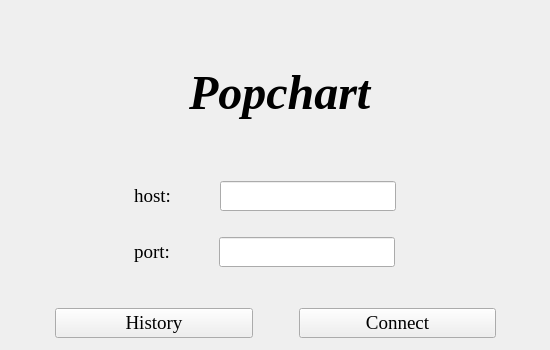
<?xml version="1.0" encoding="UTF-8"?>
<ui version="4.0">
 <class>hostConnsctClass</class>
 <widget class="QWidget" name="hostConnsctClass">
  <property name="geometry">
   <rect>
    <x>0</x>
    <y>0</y>
    <width>550</width>
    <height>350</height>
   </rect>
  </property>
  <property name="sizePolicy">
   <sizepolicy hsizetype="Fixed" vsizetype="Fixed">
    <horstretch>0</horstretch>
    <verstretch>0</verstretch>
   </sizepolicy>
  </property>
  <property name="windowTitle">
   <string>hostConnsct</string>
  </property>
  <layout class="QVBoxLayout" name="verticalLayout">
   <item>
    <layout class="QHBoxLayout" name="horizontalLayout">
     <item>
      <widget class="QLabel" name="label">
       <property name="sizePolicy">
        <sizepolicy hsizetype="Fixed" vsizetype="Preferred">
         <horstretch>0</horstretch>
         <verstretch>0</verstretch>
        </sizepolicy>
       </property>
       <property name="font">
        <font>
         <family>Times New Roman</family>
         <pointsize>36</pointsize>
         <weight>75</weight>
         <italic>true</italic>
         <bold>true</bold>
        </font>
       </property>
       <property name="styleSheet">
        <string notr="true">font{color:rgb(0, 94, 0)};</string>
       </property>
       <property name="text">
        <string> Popchart</string>
       </property>
      </widget>
     </item>
    </layout>
   </item>
   <item>
    <layout class="QHBoxLayout" name="horizontalLayout_3">
     <property name="leftMargin">
      <number>80</number>
     </property>
     <property name="topMargin">
      <number>0</number>
     </property>
     <property name="rightMargin">
      <number>100</number>
     </property>
     <item>
      <widget class="QLabel" name="host">
       <property name="sizePolicy">
        <sizepolicy hsizetype="Fixed" vsizetype="Preferred">
         <horstretch>0</horstretch>
         <verstretch>0</verstretch>
        </sizepolicy>
       </property>
       <property name="font">
        <font>
         <family>Times New Roman</family>
         <pointsize>14</pointsize>
         <weight>50</weight>
         <bold>false</bold>
        </font>
       </property>
       <property name="text">
        <string>host:</string>
       </property>
       <property name="buddy">
        <cstring>hostfield</cstring>
       </property>
      </widget>
     </item>
     <item>
      <widget class="QLineEdit" name="hostfield">
       <property name="sizePolicy">
        <sizepolicy hsizetype="Fixed" vsizetype="Fixed">
         <horstretch>0</horstretch>
         <verstretch>0</verstretch>
        </sizepolicy>
       </property>
       <property name="font">
        <font>
         <family>Times New Roman</family>
         <pointsize>14</pointsize>
        </font>
       </property>
       <property name="alignment">
        <set>Qt::AlignLeading|Qt::AlignLeft|Qt::AlignVCenter</set>
       </property>
      </widget>
     </item>
    </layout>
   </item>
   <item>
    <spacer name="verticalSpacer_2">
     <property name="orientation">
      <enum>Qt::Vertical</enum>
     </property>
     <property name="sizeType">
      <enum>QSizePolicy::Fixed</enum>
     </property>
     <property name="sizeHint" stdset="0">
      <size>
       <width>20</width>
       <height>20</height>
      </size>
     </property>
    </spacer>
   </item>
   <item>
    <layout class="QHBoxLayout" name="horizontalLayout_4">
     <property name="leftMargin">
      <number>80</number>
     </property>
     <property name="topMargin">
      <number>0</number>
     </property>
     <property name="rightMargin">
      <number>100</number>
     </property>
     <property name="bottomMargin">
      <number>0</number>
     </property>
     <item>
      <widget class="QLabel" name="port">
       <property name="sizePolicy">
        <sizepolicy hsizetype="Fixed" vsizetype="Preferred">
         <horstretch>0</horstretch>
         <verstretch>0</verstretch>
        </sizepolicy>
       </property>
       <property name="font">
        <font>
         <family>Times New Roman</family>
         <pointsize>14</pointsize>
         <weight>50</weight>
         <bold>false</bold>
        </font>
       </property>
       <property name="text">
        <string>port:</string>
       </property>
       <property name="alignment">
        <set>Qt::AlignLeading|Qt::AlignLeft|Qt::AlignVCenter</set>
       </property>
       <property name="buddy">
        <cstring>portfield</cstring>
       </property>
      </widget>
     </item>
     <item>
      <widget class="QLineEdit" name="portfield">
       <property name="enabled">
        <bool>true</bool>
       </property>
       <property name="sizePolicy">
        <sizepolicy hsizetype="Fixed" vsizetype="Fixed">
         <horstretch>0</horstretch>
         <verstretch>0</verstretch>
        </sizepolicy>
       </property>
       <property name="font">
        <font>
         <family>Times New Roman</family>
         <pointsize>14</pointsize>
        </font>
       </property>
       <property name="layoutDirection">
        <enum>Qt::LeftToRight</enum>
       </property>
       <property name="autoFillBackground">
        <bool>false</bool>
       </property>
       <property name="alignment">
        <set>Qt::AlignLeading|Qt::AlignLeft|Qt::AlignVCenter</set>
       </property>
      </widget>
     </item>
    </layout>
   </item>
   <item>
    <spacer name="verticalSpacer">
     <property name="orientation">
      <enum>Qt::Vertical</enum>
     </property>
     <property name="sizeType">
      <enum>QSizePolicy::Fixed</enum>
     </property>
     <property name="sizeHint" stdset="0">
      <size>
       <width>20</width>
       <height>35</height>
      </size>
     </property>
    </spacer>
   </item>
   <item>
    <layout class="QHBoxLayout" name="horizontalLayout_2" stretch="0,0,0,0,0">
     <property name="spacing">
      <number>6</number>
     </property>
     <property name="leftMargin">
      <number>4</number>
     </property>
     <property name="rightMargin">
      <number>3</number>
     </property>
     <property name="bottomMargin">
      <number>1</number>
     </property>
     <item>
      <spacer name="horizontalSpacer_2">
       <property name="orientation">
        <enum>Qt::Horizontal</enum>
       </property>
       <property name="sizeType">
        <enum>QSizePolicy::Minimum</enum>
       </property>
       <property name="sizeHint" stdset="0">
        <size>
         <width>40</width>
         <height>20</height>
        </size>
       </property>
      </spacer>
     </item>
     <item>
      <widget class="QPushButton" name="historyButton">
       <property name="font">
        <font>
         <family>Times New Roman</family>
         <pointsize>14</pointsize>
         <weight>50</weight>
         <bold>false</bold>
        </font>
       </property>
       <property name="text">
        <string>History</string>
       </property>
      </widget>
     </item>
     <item>
      <spacer name="horizontalSpacer">
       <property name="orientation">
        <enum>Qt::Horizontal</enum>
       </property>
       <property name="sizeType">
        <enum>QSizePolicy::Minimum</enum>
       </property>
       <property name="sizeHint" stdset="0">
        <size>
         <width>40</width>
         <height>20</height>
        </size>
       </property>
      </spacer>
     </item>
     <item>
      <widget class="QPushButton" name="connectButton">
       <property name="font">
        <font>
         <family>Times New Roman</family>
         <pointsize>14</pointsize>
         <weight>50</weight>
         <bold>false</bold>
        </font>
       </property>
       <property name="text">
        <string>Connect</string>
       </property>
      </widget>
     </item>
     <item>
      <spacer name="horizontalSpacer_3">
       <property name="orientation">
        <enum>Qt::Horizontal</enum>
       </property>
       <property name="sizeType">
        <enum>QSizePolicy::Minimum</enum>
       </property>
       <property name="sizeHint" stdset="0">
        <size>
         <width>40</width>
         <height>20</height>
        </size>
       </property>
      </spacer>
     </item>
    </layout>
   </item>
  </layout>
 </widget>
 <layoutdefault spacing="6" margin="11"/>
 <tabstops>
  <tabstop>hostfield</tabstop>
  <tabstop>historyButton</tabstop>
  <tabstop>connectButton</tabstop>
 </tabstops>
 <resources>
  <include location="hostConnsct.qrc"/>
 </resources>
 <connections/>
</ui>
